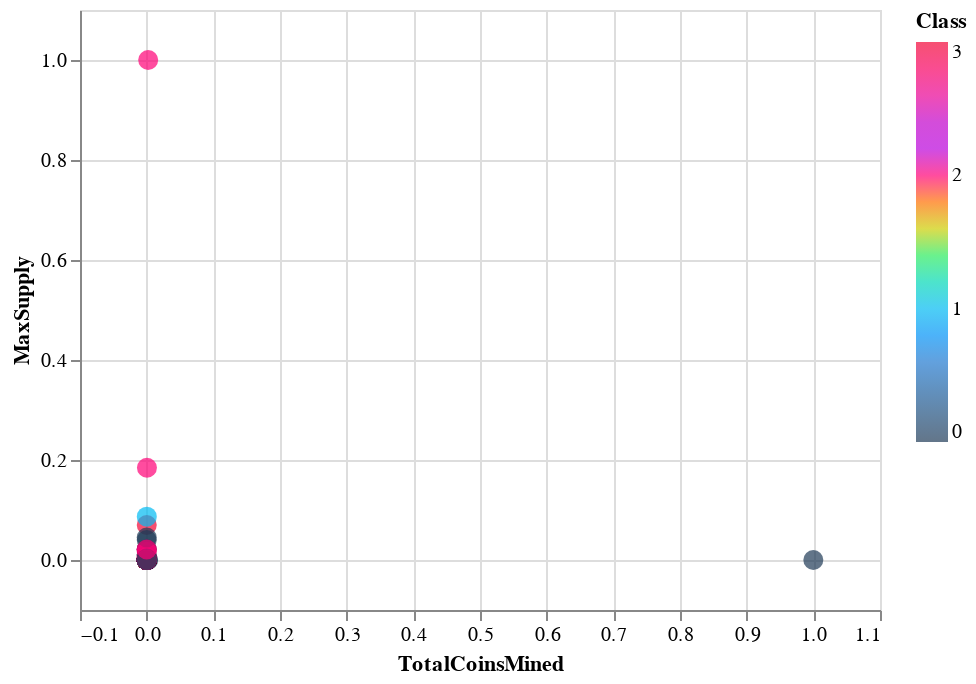

Notebook source saved alongside this figure:
### Code cell
# Plot the scatter with x="TotalCoinsMined" and y="TotalCoinSupply"
#set up styling
col_pal =[ '#203B57','#2387EF','#98EF23','#8914EE','#F20535']
color= ['red', 'steelblue', 'chartreuse', '#F4D03F', '#D35400', '#7D3C98']
#scale for the axis
scale= (scaled_df.Class.min() - .1,scaled_df.Class.max() +.1)

alt.Chart(scaled_df).mark_circle(size=100).encode(
    alt.X('TotalCoinsMined',
    scale=alt.Scale(domain=(scaled_df.TotalCoinsMined.min() - .1,scaled_df.TotalCoinsMined.max() +.1))
    ),
    alt.Y('MaxSupply',scale=alt.Scale(domain=((scaled_df.MaxSupply.min() - .1,scaled_df.MaxSupply.max() + .1)))
    ),
    color=alt.Color(
        "Class",
       
        scale=alt.Scale(domain=(scaled_df.Class.min(),scaled_df.Class.max()),range=col_pal),
    ),
    tooltip=["CoinName", "TotalCoinsMined", "MaxSupply"],
).interactive()

### Figure 1 — Vega-Lite specification as saved in the notebook (floating-point values rounded to 4 significant figures; data arrays with more than 128 entries replaced by an {"elided": "..."} marker saying what was removed)
{"config": {"view": {"continuousWidth": 400, "continuousHeight": 300}}, "data": {"name": "data-e731b4019038cefc88e7abbcdede5421"}, "mark": {"type": "circle", "size": 100}, "encoding": {"color": {"type": "quantitative", "field": "Class", "scale": {"domain": [0.0, 3.0], "range": ["#203B57", "#2387EF", "#98EF23", "#8914EE", "#F20535"]}}, "tooltip": [{"type": "nominal", "field": "CoinName"}, {"type": "quantitative", "field": "TotalCoinsMined"}, {"type": "quantitative", "field": "MaxSupply"}], "x": {"type": "quantitative", "field": "TotalCoinsMined", "scale": {"domain": [-0.1, 1.1]}}, "y": {"type": "quantitative", "field": "MaxSupply", "scale": {"domain": [-0.1, 1.1]}}}, "selection": {"selector002": {"type": "interval", "bind": "scales", "encodings": ["x", "y"]}}, "$schema": "https://vega.github.io/schema/vega-lite/v4.8.1.json", "datasets": {"data-e731b4019038cefc88e7abbcdede5421": {"elided": "144 records"}}}
